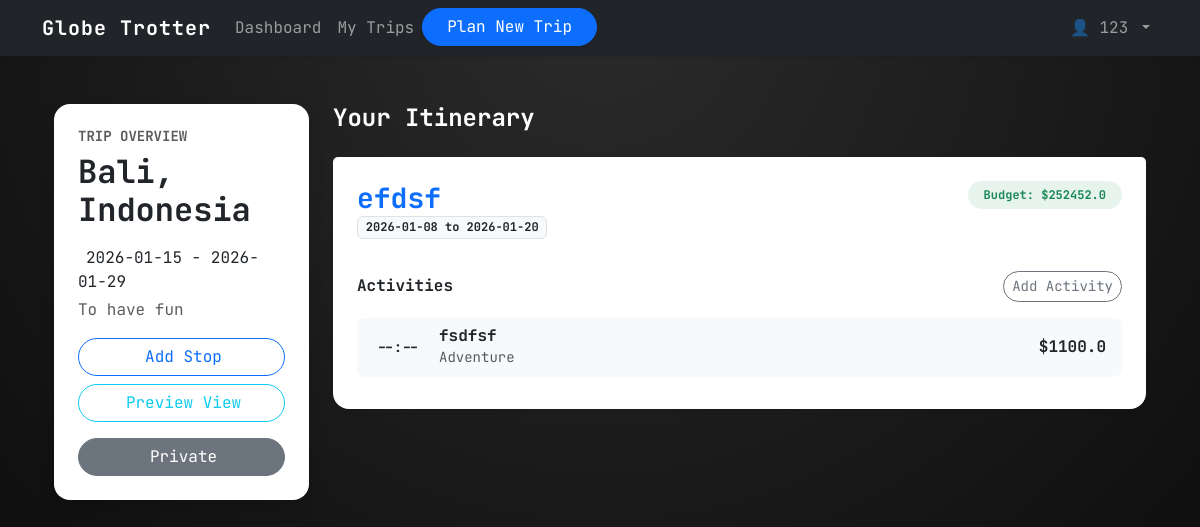
The app's page /trip/8/itinerary (signed in) with its own data.
### tables this page shows
CREATE TABLE trips (
    id INTEGER PRIMARY KEY AUTOINCREMENT,
    user_id INTEGER NOT NULL,
    location TEXT NOT NULL,
    start_date TEXT NOT NULL,
    end_date TEXT NOT NULL,
    created_at DATETIME DEFAULT CURRENT_TIMESTAMP, description TEXT, budget_limit REAL DEFAULT 0.0, is_public BOOLEAN DEFAULT 0,
    FOREIGN KEY (user_id) REFERENCES users(id)
);

CREATE TABLE itinerary_stops (
    id INTEGER PRIMARY KEY AUTOINCREMENT,
    trip_id INTEGER NOT NULL,
    city TEXT NOT NULL,
    description TEXT,
    start_date TEXT,
    end_date TEXT,
    budget REAL,
    FOREIGN KEY (trip_id) REFERENCES trips(id)
);

CREATE TABLE trip_activities (
        id INTEGER PRIMARY KEY AUTOINCREMENT,
        stop_id INTEGER NOT NULL,
        name TEXT NOT NULL,
        category TEXT,
        cost REAL DEFAULT 0.0,
        start_time DATETIME,
        booked BOOLEAN DEFAULT 0,
        FOREIGN KEY (stop_id) REFERENCES itinerary_stops(id)
    );

### app.py (the view)
@app.route('/trip/<int:trip_id>/itinerary', methods=['GET'])
def build_itinerary(trip_id):
    if 'user_id' not in session:
        return redirect(url_for('login'))
    conn = get_db()
    trip = conn.execute("SELECT * FROM trips WHERE id = ?", (trip_id,)).fetchone()
    if not trip or trip['user_id'] != session['user_id']:
        return redirect(url_for('trip_listing'))
    stops = conn.execute("SELECT * FROM itinerary_stops WHERE trip_id = ? ORDER BY start_date", (trip_id,)).fetchall()
    stops_data = []
    for stop in stops:
        activities = conn.execute("SELECT * FROM trip_activities WHERE stop_id = ?", (stop['id'],)).fetchall()
        stop_dict = dict(stop)
        stop_dict['activities'] = [dict(a) for a in activities]
        stops_data.append(stop_dict)
    conn.close()
    return render_template('build_itinerary.html', trip=trip, stops=stops_data)

### app.py (called while the page is built)
def get_db():
    conn = sqlite3.connect(DB_NAME)
    conn.row_factory = sqlite3.Row
    return conn

### templates/build_itinerary.html (shortened to what this page needs)
{% extends "base.html" %}
{% block styles %}
<link rel="stylesheet" href="{{ url_for('static', filename='css/build_itinerary.css') }}">
{% endblock %}
{% block content %}
<div class="container-fluid py-4">
    <div class="row">
        <div class="col-lg-3 mb-4">
            <div class="card shadow border-0 rounded-4 sticky-top" style="top: 20px; z-index: 100;">
                <div class="card-body p-4">
                    <h5 class="text-muted text-uppercase small fw-bold mb-2">Trip Overview</h5>
                    <h2 class="fw-bold mb-3">{{ trip.location }}</h2>
                    <p class="mb-1"> {{ trip.start_date }} - {{ trip.end_date
                        }}</p>
                    <p class="mb-3 text-muted">{{ trip.description }}</p>
                    <div class="d-grid gap-2">
                        <button class="btn btn-outline-primary rounded-pill" data-bs-toggle="modal"
                            data-bs-target="#addStopModal">
                             Add Stop
                        </button>
                        <a href="{{ url_for('public_trip_view', trip_id=trip.id) }}"
                            class="btn btn-outline-info rounded-pill mb-2">
                             Preview View
                        </a>
                        <form action="{{ url_for('toggle_trip_public', trip_id=trip.id) }}" method="POST">
                            <button type="submit"
                                class="btn {{ 'btn-success' if trip.is_public else 'btn-secondary' }} rounded-pill w-100">
                                <i class="bi {{ 'bi-unlock' if trip.is_public else 'bi-lock' }} me-1"></i> {{ 'Public'
                                if trip.is_public else 'Private' }}
                            </button>
                        </form>
                    </div>
                </div>
            </div>
        </div>
        <div class="col-lg-9">
            <h4 class="fw-bold mb-4">Your Itinerary</h4>
            {% if stops %}
            {% for stop in stops %}
            <div class="card shadow-sm border-0 rounded-4 mb-4">
                <div
                    class="card-header bg-white border-bottom-0 pt-4 px-4 pb-0 d-flex justify-content-between align-items-start">
                    <div>
                        <h3 class="fw-bold mb-0 text-primary">{{ stop.city }}</h3>
                        <span class="badge bg-light text-dark border">{{ stop.start_date }} to {{ stop.end_date
                            }}</span>
                    </div>
                    <span class="badge bg-success bg-opacity-10 text-success rounded-pill px-3 py-2">
                        Budget: ${{ stop.budget }}
                    </span>
                </div>
                <div class="card-body px-4 pb-4">
                    <div class="d-flex justify-content-between align-items-center mb-3">
                        <h6 class="fw-bold mb-0">Activities</h6>
                        <button class="btn btn-sm btn-outline-secondary rounded-pill" data-bs-toggle="modal"
                            data-bs-target="#addActivityModal{{ stop.id }}">
                             Add Activity
                        </button>
                    </div>
                    {% if stop.activities %}
                    <div class="list-group list-group-flush rounded-3">
                        {% for activity in stop.activities %}
                        <div
                            class="list-group-item d-flex justify-content-between align-items-center bg-light border-0 mb-2 rounded-3">
                            <div class="d-flex align-items-center">
                                <div class="me-3 text-center" style="width: 50px;">
                                    <div class="small fw-bold">{{ activity.start_time.split('T')[1] if
                                        activity.start_time else '--:--' }}</div>
                                </div>
                                <div>
                                    <h6 class="mb-0 fw-bold">{{ activity.name }}</h6>
                                    <small class="text-muted">{{ activity.category }}</small>
                                </div>
                            </div>
                            <span class="fw-bold">${{ activity.cost }}</span>
                        </div>
                        {% endfor %}
                    </div>
                    {% else %}
                    <p class="text-muted small fst-italic">No activities added yet.</p>
                    {% endif %}
                </div>
            </div>
            {% endfor %}
            {% endif %}
        </div>
    </div>
</div>
{% endblock %}

### static/css/build_itinerary.css (style rules this page uses)
* { box-sizing: border-box; margin: 0; padding: 0; }
body { background: radial-gradient(circle at top, #2b2b2b, #0e0e0e); color: #ffffff; }

### templates/base.html (style rules this page uses)
body { background-color: #f8f9fa; font-family: 'JetBrains Mono', monospace; }
h1, h2, h3, h4, h5, h6, .btn, .nav-link { font-family: 'JetBrains Mono', monospace; }

### records on screen
trips: location "Bali, Indonesia", start_date "2026-01-15", end_date "2026-01-29", description "To have fun", is_public "Private"
itinerary_stops: city "efdsf", start_date "2026-01-08", end_date "2026-01-20", budget "252452.0"
trip_activities: start_time "--:--", name "fsdfsf", category "Adventure", cost "1100.0"

### other values on screen
{{ session.get('user_name') }} "123"
